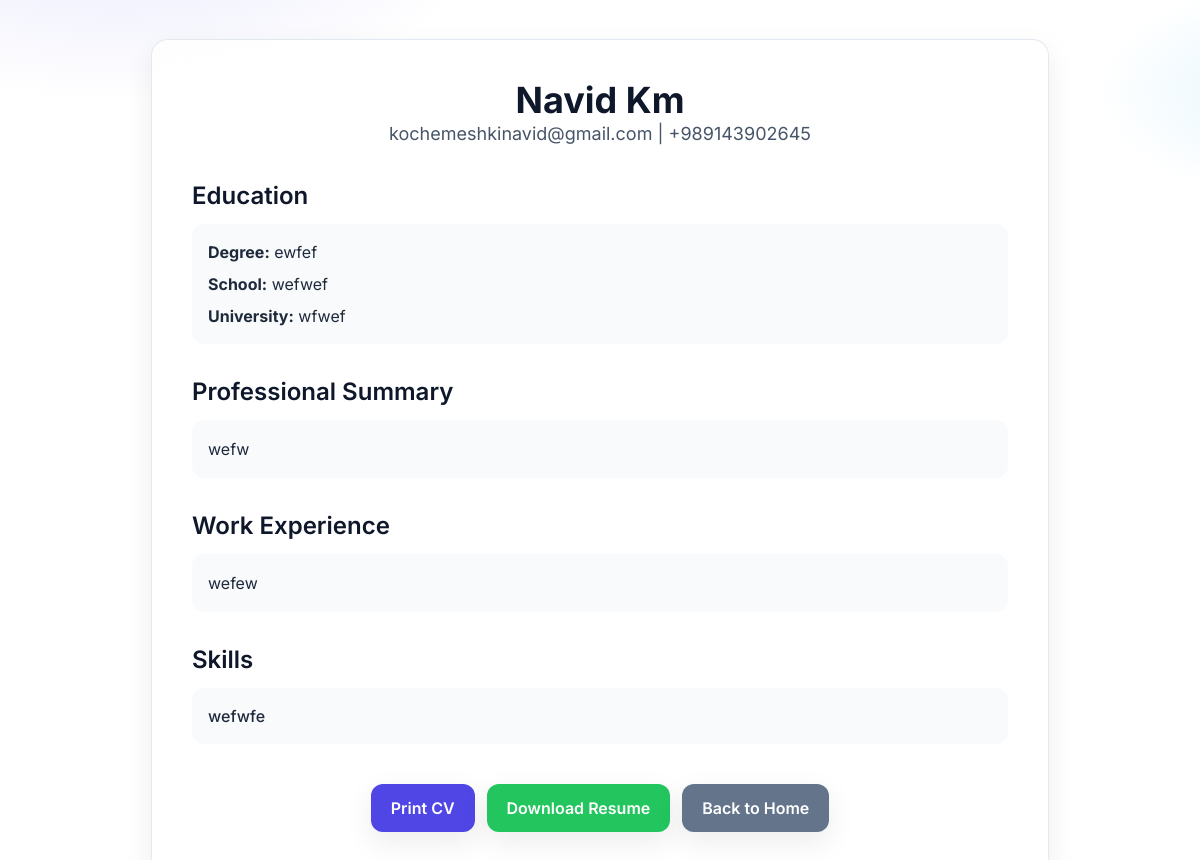
The app's page /12/ with its own data.
### myapp/models.py (models this page shows)
class Profile(models.Model):
    name = models.CharField(max_length=100)
    email = models.EmailField()
    phone = models.CharField()
    degree = models.CharField(max_length=100)
    school = models.CharField(max_length=100)
    university = models.CharField(max_length=100)
    summary = models.TextField(max_length=2000)
    previous_work = models.TextField(max_length=2000)
    skills = models.CharField(max_length=200)

### myapp/views.py (the view)
# urls.py: path('<int:id>/',views.resume,name='resume'),
def resume(request,id):
    user_profile = Profile.objects.get(id=id)
    return render(request,'myapp/resume.html',{'user_profile':user_profile})

### myapp/templates/myapp/resume.html (shortened to what this page needs)
<!DOCTYPE html>
<html lang="en">
<head>
    <script src="https://cdn.tailwindcss.com"></script>
</head>
<body class="min-h-screen flex items-center justify-center px-4 py-10 text-slate-800">
<div class="bg-white/80 backdrop-blur-xl rounded-2xl shadow-soft ring-1 ring-slate-200 w-full max-w-4xl p-10">
    <div class="text-center mb-8">
        <h1 class="text-4xl font-bold text-slate-900">
            {{ user_profile.name }}
        </h1>
        <p class="text-lg text-slate-600">
            {{ user_profile.email }} | {{ user_profile.phone }}
        </p>
    </div>
    <div class="space-y-8">
        <section>
            <h2 class="text-2xl font-semibold text-slate-900 mb-3">Education</h2>
            <div class="bg-slate-50 rounded-xl p-4 space-y-2">
                <p>
                    <span class="font-bold">Degree:</span> {{ user_profile.degree }}
                </p>
                <p>
                    <span class="font-bold">School:</span> {{ user_profile.school }}
                </p>
                <p>
                    <span class="font-bold">University:</span> {{ user_profile.university }}
                </p>
            </div>
        </section>
        <section>
            <h2 class="text-2xl font-semibold text-slate-900 mb-3">
                Professional Summary </h2>
            <p class="bg-slate-50 rounded-xl p-4 leading-relaxed">
                {{ user_profile.summary }}
            </p>
        </section>
        <section>
            <h2 class="text-2xl font-semibold text-slate-900 mb-3">
                Work Experience </h2>
            <p class="bg-slate-50 rounded-xl p-4 leading-relaxed">
                {{ user_profile.previous_work }}
            </p>
        </section>
        <section>
            <h2 class="text-2xl font-semibold text-slate-900 mb-3">Skills</h2>
            <p class="bg-slate-50 rounded-xl p-4 font-medium">
                {{ user_profile.skills }}
            </p>
        </section>
    </div>
    <div class="mt-10 flex flex-wrap justify-center gap-3 no-print">
        <button onclick="window.print()" class="inline-flex items-center gap-2 rounded-xl bg-brand-600 text-white font-semibold px-5 py-3 shadow-soft hover:bg-brand-800 transition">
            Print CV
        </button>
                <a href="{% url 'myapp:download_resume' id=user_profile.id %}" class="inline-flex items-center gap-2 rounded-xl bg-green-500 text-white font-semibold px-5 py-3 shadow-soft hover:bg-green-600 transition"> Download Resume </a>
        <a href="{% url 'myapp:dashboard' %}" class="inline-flex items-center gap-2 rounded-xl bg-slate-500 text-white font-semibold px-5 py-3 shadow-soft hover:bg-slate-600 transition"> Back to Home </a>
    </div>
</div>
</body>
</html>

### myapp/templates/myapp/resume.html (style rules this page uses)
body { background-image: radial-gradient( 60rem 30rem at 10% -10%, rgba(99, 102, 241, 0.15), transparent 40% ), radial-gradient( 40rem 20rem at 110% 10%, rgba(14, 165, 233, 0.12), transparent 35% ); }

### records on screen
Profile: name "Navid Km", email "kochemeshkinavid@gmail.com", phone "+989143902645", degree "ewfef", school "wefwef", university "wfwef", summary "wefw", previous_work "wefew", skills "wefwfe"
